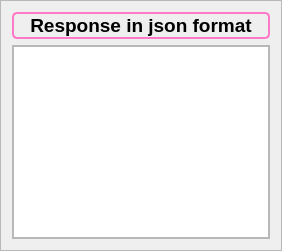
                               <widget class="QFrame" name="response_json_frame">
                                <property name="frameShape">
                                 <enum>QFrame::StyledPanel</enum>
                                </property>
                                <property name="frameShadow">
                                 <enum>QFrame::Raised</enum>
                                </property>
                                <layout class="QVBoxLayout" name="verticalLayout_21">
                                 <item>
                                  <widget class="QLabel" name="label_4">
                                   <property name="font">
                                    <font>
                                     <pointsize>14</pointsize>
                                     <italic>false</italic>
                                     <bold>true</bold>
                                     <underline>false</underline>
                                    </font>
                                   </property>
                                   <property name="styleSheet">
                                    <string notr="true">font-weight: bold;
border-radius: 5px;
border: 2px solid #ff79c6;</string>
                                   </property>
                                   <property name="text">
                                    <string>Response in json format</string>
                                   </property>
                                   <property name="alignment">
                                    <set>Qt::AlignCenter</set>
                                   </property>
                                  </widget>
                                 </item>
                                 <item>
                                  <widget class="QFrame" name="response_json_frame_2">
                                   <property name="frameShape">
                                    <enum>QFrame::StyledPanel</enum>
                                   </property>
                                   <property name="frameShadow">
                                    <enum>QFrame::Raised</enum>
                                   </property>
                                   <layout class="QVBoxLayout" name="verticalLayout_16">
                                    <property name="spacing">
                                     <number>0</number>
                                    </property>
                                    <property name="leftMargin">
                                     <number>0</number>
                                    </property>
                                    <property name="topMargin">
                                     <number>0</number>
                                    </property>
                                    <property name="rightMargin">
                                     <number>0</number>
                                    </property>
                                    <property name="bottomMargin">
                                     <number>0</number>
                                    </property>
                                    <item>
                                     <widget class="QTextBrowser" name="response_json">
                                      <property name="styleSheet">
                                       <string notr="true"/>
                                      </property>
                                     </widget>
                                    </item>
                                   </layout>
                                  </widget>
                                 </item>
                                </layout>
                               </widget>
